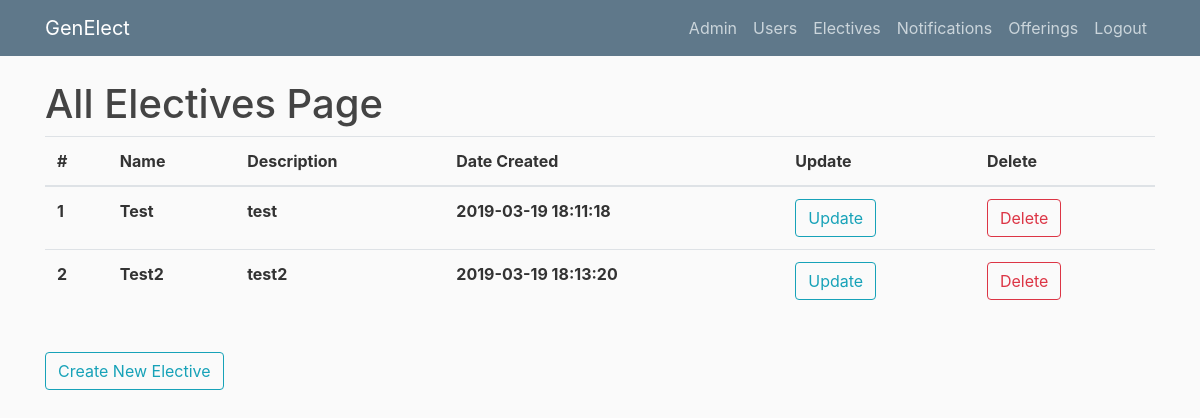
Page /allelectives (signed in) on the earlier database version.
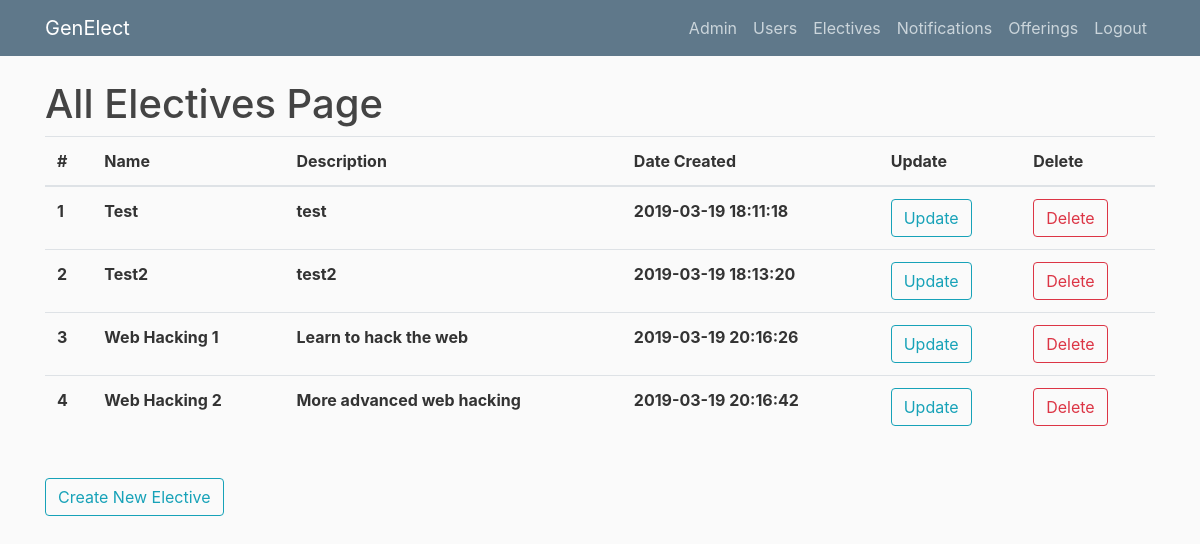
Same page on the later database version.
### genElect/models.py (models this page shows)
class Base(db.Model):
    __abstract__ = True
    id = db.Column(db.Integer, primary_key=True, autoincrement=True)
    date_created = db.Column(db.DateTime, default=db.func.current_timestamp())
    date_modified = db.Column(db.DateTime, default=db.func.current_timestamp(),
            onupdate=db.func.current_timestamp())

class Electives(Base):
    __tablename__ = 'electives'
    name = db.Column(db.String(100))
    description = db.Column(db.String(500))
    prerequisites = db.relationship('Prerequisites', backref='elective', lazy=True)
    offerings = db.relationship('Offerings', backref='elective', lazy=True)
    completed_users = db.relationship('Completions', backref='elective', lazy=True)
    can_retake = db.Column(db.Boolean)

### genElect/__init__.py (the view)
@app.route("/allelectives")
def allelectives():
    if current_user.is_authenticated and (current_user.role == "admin" or current_user.role == "instructor"):
        electives = Electives.query.all()
        return render_template('allelectives.html', electives=electives, title="Electives")
    else:
        return render_template('denied.html')

### genElect/__init__.py (called while the page is built)
@login_manager.user_loader
def load_user(user_id):
    return Users.query.get(int(user_id))

### genElect/templates/allelectives.html
{% extends "layout.html" %}
{% block content %}
    <h1>All Electives Page</h1>
	<table class="table">
	  <thead>
	    <tr>
	      <th scope="col">#</th>
	      <th scope="col">Name</th>
	      <th scope="col">Description</th>
	      <th scope="col">Date Created</th>
	      <th scope="col">Update</th>
	      <th scope="col">Delete</th>
	    </tr>
	  </thead>
	  <tbody>
	  	{% for elective in electives %}
	    <tr>
	      <th scope="row">{{elective.id}}</th>
	      <th scope="row">{{elective.name}}</th>
	      <th scope="row">{{elective.description}}</th>
	      <th scope="row">{{elective.date_created}}</th>
	      <th scope="row"><button type="button" onclick="window.location.href = '/editelective/{{elective.id}}'" class="btn btn-outline-info">Update</button></th>
	      <th scope="row"><button type="button" onclick="window.location.href = '/deleteelective/{{elective.id}}'" class="btn btn-outline-danger">Delete</button></th>
	    </tr>
	    {% endfor %}
	  </tbody>
	</table>
    <br><button type="button" onclick="window.location.href = '/createelective'" class="btn btn-outline-info">Create New Elective</button>
{% endblock content %}

Differences in the rows shown:
added Electives: id "3", name "Web Hacking 1", description "Learn to hack the web", date_created "2019-03-19 20:16:26"
added Electives: id "4", name "Web Hacking 2", description "More advanced web hacking", date_created "2019-03-19 20:16:42"
